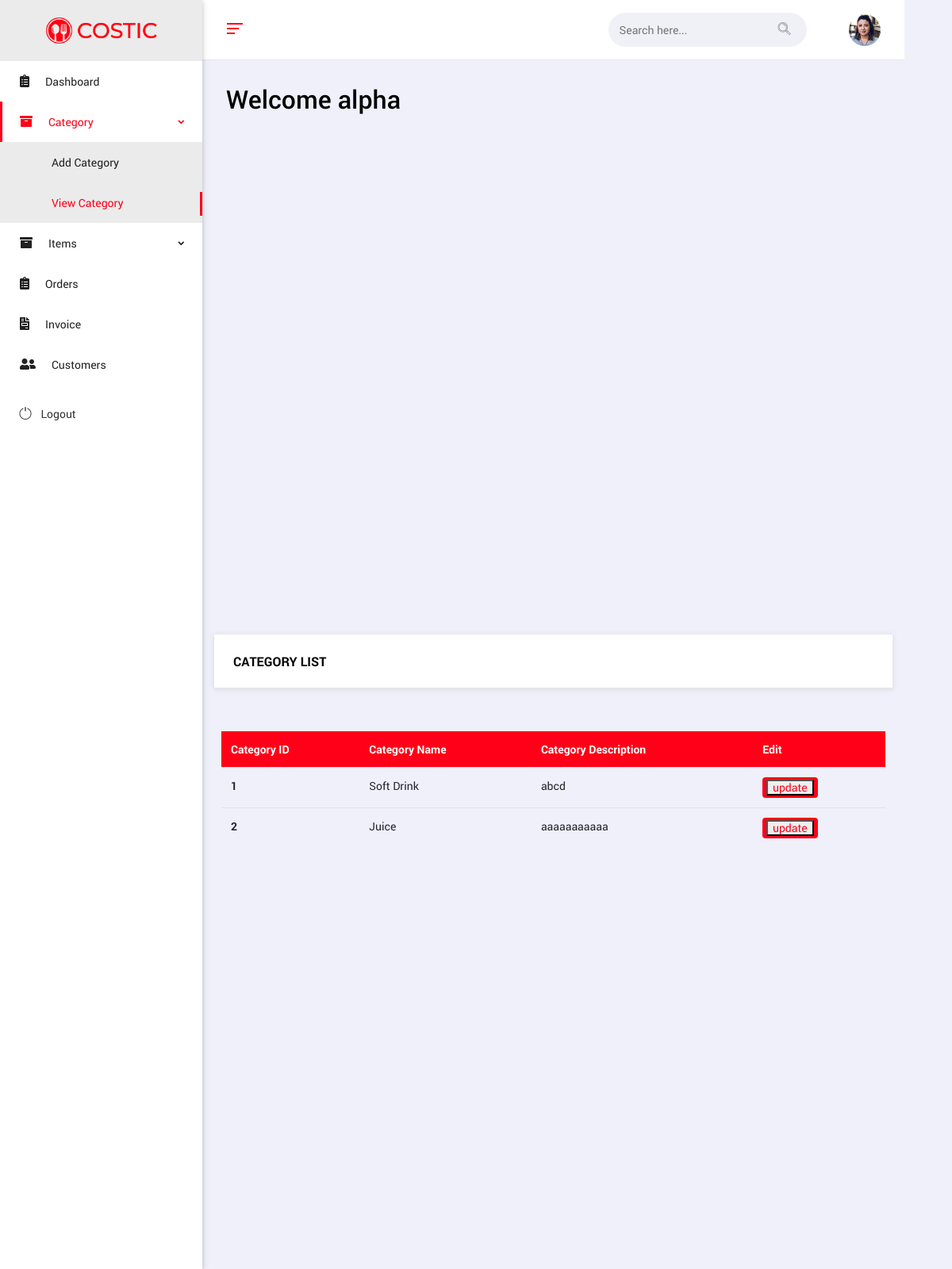
Page /admin/view_category.php (signed in) on the committed database.
### tables this page shows
CREATE TABLE `category` (
  `cat_id` int(5) NOT NULL,
  `cat_name` varchar(25) NOT NULL,
  `cat_description` varchar(100) NOT NULL
);

### admin/view_category.php (the view, shortened to what this page needs)
<?php
include "navbar.php";
$view_category = mysqli_query($con, "SELECT * FROM `category`");
?>
<!DOCTYPE html>
<body>
    <main class="body-content">
        <div class="col-12">
            <div class="ms-panel">
                <div class="ms-panel-header">
                    <h6> Category List</h6>
                </div>
            </div>
        </div>
        <div class="ms-panel-body">
            <div class="table-responsive">
                <table class="table table-hover thead-primary">
                    <thead>
                        <tr>
                            <th scope="col">Category ID</th>
                            <th scope="col">Category Name</th>
                            <th scope="col">Category Description</th>
                            <th scope="col">Edit</th>
                        </tr>
                    </thead>
                    <tbody>
                        <?php
                        while ($row = mysqli_fetch_array($view_category)) {
                        ?>
                            <tr>
                                <th scope="row"><?php echo $row["cat_id"]; ?></th>
                                <td><?php echo $row["cat_name"]; ?></td>
                                <td> <?php echo $row["cat_description"]; ?></td>
                                <td><span class="badge badge-primary"><button><a href="update_category.php?id=<?php echo $row["cat_id"]; ?>"> update</a></button></span></td>
                            </tr>
                        <?php
                        }
                        ?>
                    </tbody>
                </table>
            </div>
        </div>
    </main>
</body>
</html>

### rows in the picture
category: cat_id "1", cat_name "Soft Drink", cat_description "abcd"
category: cat_id "2", cat_name "Juice", cat_description "aaaaaaaaaaa"

### other values in the picture
$name "alpha"
